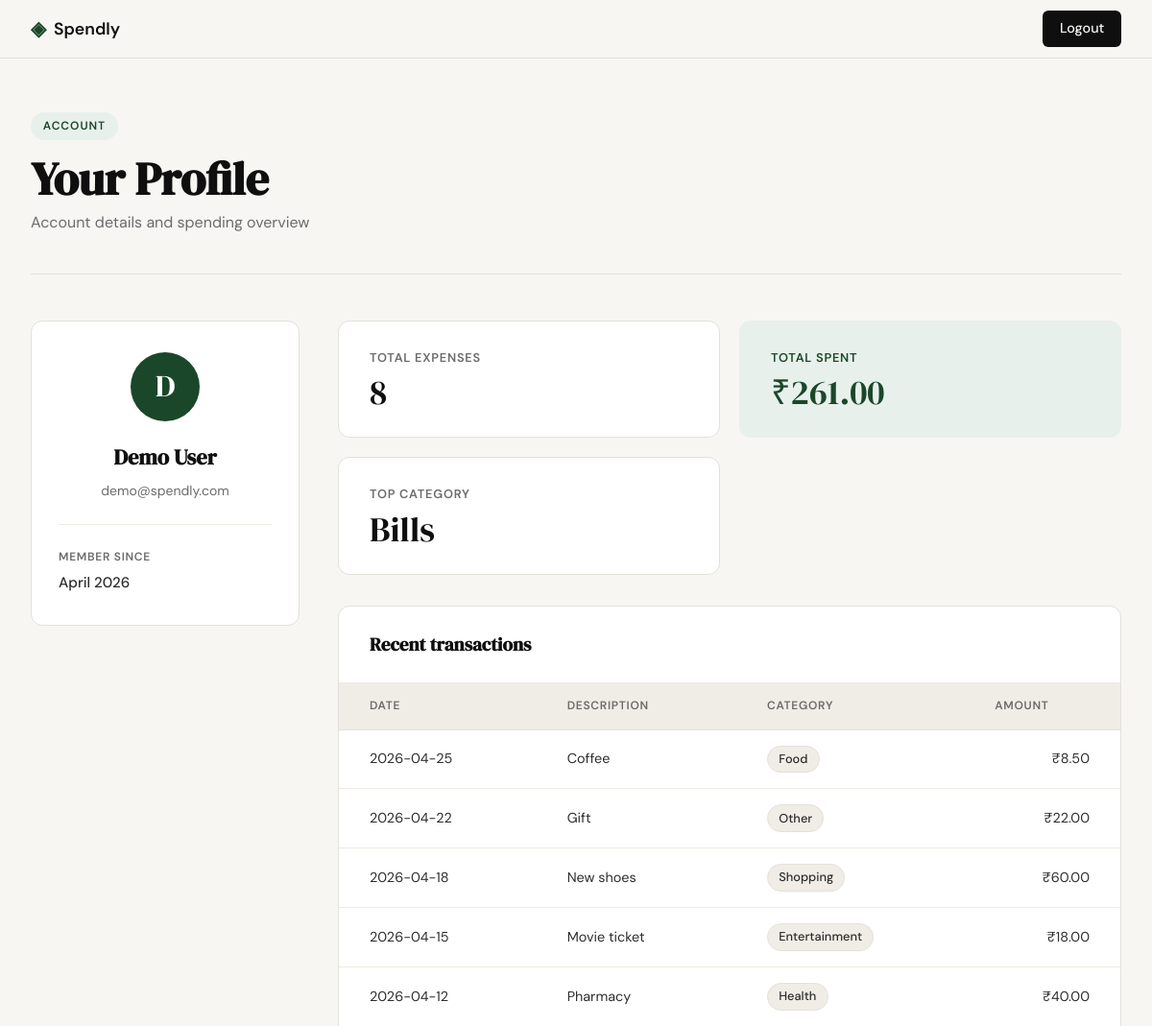
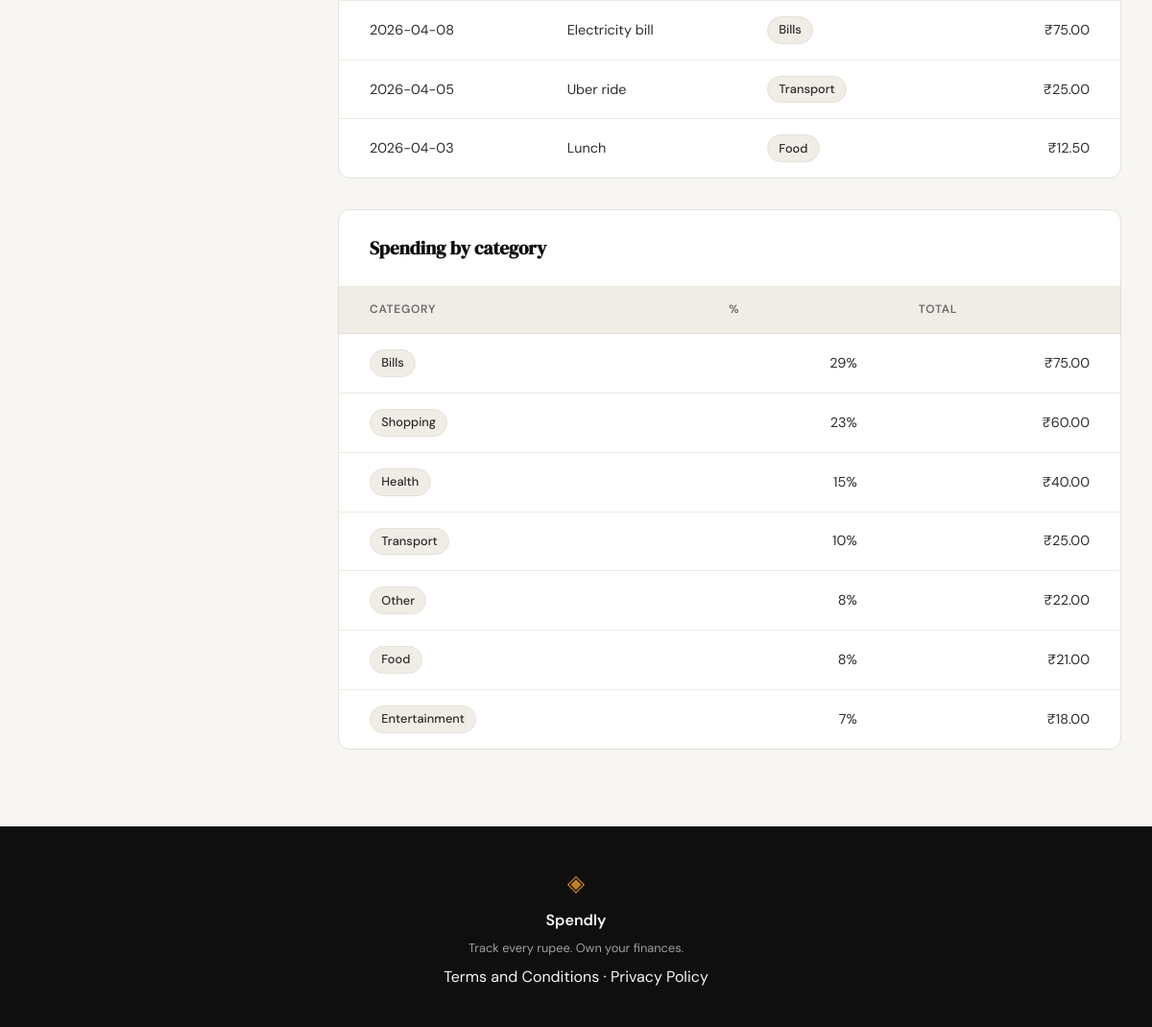
Screenshot of /profile (signed in) with the database file from the repository (2 pictures, top to bottom).
### tables this page shows
CREATE TABLE users (
                id            INTEGER PRIMARY KEY AUTOINCREMENT,
                name          TEXT NOT NULL,
                email         TEXT UNIQUE NOT NULL,
                password_hash TEXT NOT NULL,
                created_at    TEXT DEFAULT (datetime('now'))
            );

CREATE TABLE expenses (
                id          INTEGER PRIMARY KEY AUTOINCREMENT,
                user_id     INTEGER NOT NULL,
                amount      REAL NOT NULL,
                category    TEXT NOT NULL,
                date        TEXT NOT NULL,
                description TEXT,
                created_at  TEXT DEFAULT (datetime('now')),
                FOREIGN KEY (user_id) REFERENCES users(id)
            );

### app.py (the view)
@app.route("/profile")
def profile():
    if not session.get("user_id"):
        return redirect(url_for("login"))
    user         = queries_get_user_by_id(session["user_id"])
    summary      = get_summary_stats(session["user_id"])
    transactions = get_recent_transactions(session["user_id"])
    breakdown    = get_category_breakdown(session["user_id"])
    return render_template(
        "profile.html",
        user=user,
        summary=summary,
        transactions=transactions,
        breakdown=breakdown,
    )

### database/db.py (called while the page is built)
def get_db():
    conn = sqlite3.connect(DB_PATH)
    conn.row_factory = sqlite3.Row
    conn.execute("PRAGMA foreign_keys = ON")
    return conn

### database/queries.py (called while the page is built)
def get_user_by_id(user_id):
    conn = get_db()
    try:
        cur = conn.execute(
            "SELECT name, email, created_at FROM users WHERE id = ?",
            (user_id,),
        )
        row = cur.fetchone()
    finally:
        conn.close()
    if row is None:
        return None
    raw = row["created_at"]
    for fmt in ("%Y-%m-%d %H:%M:%S", "%Y-%m-%dT%H:%M:%S", "%Y-%m-%d"):
        try:
            member_since = datetime.strptime(raw, fmt).strftime("%B %Y")
            break
        except ValueError:
            continue
    else:
        member_since = raw
    return {
        "name":         row["name"],
        "email":        row["email"],
        "member_since": member_since,
    }

def get_summary_stats(user_id):
    db = get_db()
    try:
        row = db.execute(
            "SELECT COALESCE(SUM(amount), 0.0), COUNT(*) FROM expenses WHERE user_id = ?",
            (user_id,),
        ).fetchone()
        total_spent = float(row[0])
        transaction_count = int(row[1])
        top_row = db.execute(
            "SELECT category FROM expenses WHERE user_id = ? "
            "GROUP BY category ORDER BY SUM(amount) DESC LIMIT 1",
            (user_id,),
        ).fetchone()
        return {
            "total_spent":       total_spent,
            "transaction_count": transaction_count,
            "top_category":      top_row[0] if top_row is not None else "—",
        }
    finally:
        db.close()

def get_recent_transactions(user_id, limit=10):
    conn = get_db()
    try:
        cur = conn.execute(
            """
            SELECT date, description, category, amount
            FROM expenses
            WHERE user_id = ?
            ORDER BY date DESC
            LIMIT ?
            """,
            (user_id, limit),
        )
        rows = cur.fetchall()
        return [
            {
                "date":        row["date"],
                "description": row["description"],
                "category":    row["category"],
                "amount":      float(row["amount"]),
            }
            for row in rows
        ]
    finally:
        conn.close()

### templates/profile.html (shortened to what this page needs)
{% extends "base.html" %}
{% block head %}
<link rel="stylesheet" href="{{ url_for('static', filename='css/profile.css') }}">
{% endblock %}
{% block content %}
<div class="profile-page">
  <div class="profile-header">
    <span class="profile-badge">Account</span>
    <h1 class="profile-title">Your Profile</h1>
    <p class="profile-subtitle">Account details and spending overview</p>
  </div>
  <div class="profile-body">
    <aside class="profile-sidebar">
      <div class="profile-card">
        <div class="profile-avatar">{{ user.name[0] | upper }}</div>
        <h2 class="profile-name">{{ user.name }}</h2>
        <p class="profile-email">{{ user.email }}</p>
        <div class="profile-divider"></div>
        <dl class="profile-meta">
          <dt class="profile-meta-label">Member since</dt>
          <dd class="profile-meta-value">{{ user.member_since }}</dd>
        </dl>
      </div>
    </aside>
    <section class="profile-main">
      <div class="profile-tiles">
        <div class="profile-tile">
          <span class="profile-tile-label">Total expenses</span>
          <span class="profile-tile-value">{{ summary.transaction_count }}</span>
        </div>
        <div class="profile-tile profile-tile-accent">
          <span class="profile-tile-label">Total spent</span>
          <span class="profile-tile-value">₹{{ "%.2f"|format(summary.total_spent) }}</span>
        </div>
        <div class="profile-tile">
          <span class="profile-tile-label">Top category</span>
          <span class="profile-tile-value">{{ summary.top_category }}</span>
        </div>
      </div>
      <div class="profile-section">
        <h3 class="profile-section-title">Recent transactions</h3>
        {% if transactions %}
        <div class="profile-table-wrap">
          <table class="profile-table">
            <thead>
              <tr>
                <th>Date</th>
                <th>Description</th>
                <th>Category</th>
                <th class="align-right">Amount</th>
              </tr>
            </thead>
            <tbody>
              {% for tx in transactions %}
              <tr>
                <td>{{ tx.date }}</td>
                <td>{{ tx.description }}</td>
                <td><span class="cat-pill">{{ tx.category }}</span></td>
                <td class="align-right">₹{{ "%.2f"|format(tx.amount) }}</td>
              </tr>
              {% endfor %}
            </tbody>
          </table>
        </div>
        {% else %}
        <div class="profile-empty">
          <p class="profile-empty-text">No transactions recorded yet.</p>
        </div>
        {% endif %}
      </div>
      <div class="profile-section">
        <h3 class="profile-section-title">Spending by category</h3>
        {% if breakdown %}
        <div class="profile-table-wrap">
          <table class="profile-table">
            <thead>
              <tr>
                <th>Category</th>
                <th class="align-right">%</th>
                <th class="align-right">Total</th>
              </tr>
            </thead>
            <tbody>
              {% for row in breakdown %}
              <tr>
                <td><span class="cat-pill">{{ row.name }}</span></td>
                <td class="align-right">{{ row.pct }}%</td>
                <td class="align-right">₹{{ "%.2f"|format(row.amount) }}</td>
              </tr>
              {% endfor %}
            </tbody>
          </table>
        </div>
        {% else %}
        <div class="profile-empty">
          <p class="profile-empty-text">No expenses recorded yet.</p>
        </div>
        {% endif %}
      </div>
    </section>
  </div>
</div>
{% endblock %}

### static/css/style.css (style rules this page uses)
:root { --ink: #0f0f0f; --ink-soft: #2d2d2d; --ink-muted: #6b6b6b; --ink-faint: #a0a0a0; --paper: #f7f6f3; --paper-warm: #f0ede6; --paper-card: #ffffff; --accent: #1a472a; --accent-light: #e8f0eb; --accent-2: #c17f24; --accent-2-light: #fdf3e3; --danger: #c0392b; --danger-light: #fdecea; --border: #e4e1da; --border-soft: #eeebe4; --font-display: 'DM Serif Display', Georgia, serif; --font-body: 'DM Sans', system-ui, sans-serif; --max-width: 1200px; --auth-width: 440px; --radius-sm: 6px; --radius-md: 12px; --radius-lg: 20px; }
*, *::before, *::after { box-sizing: border-box; margin: 0; padding: 0; }
html { font-size: 16px; scroll-behavior: smooth; }
body { background: var(--paper); color: var(--ink); font-family: var(--font-body); font-size: 1rem; line-height: 1.6; -webkit-font-smoothing: antialiased; }

### rows the page displays
users: name "D", name "Demo User", email "demo@spendly.com"
expenses: top_category "Bills", date "2026-04-08", description "Electricity bill", category "Bills", amount "75.00", name "Bills", pct "29"
expenses: date "2026-04-25", description "Coffee", category "Food", amount "8.50"
expenses: date "2026-04-22", description "Gift", category "Other", amount "22.00", name "Other", pct "8"
expenses: date "2026-04-18", description "New shoes", category "Shopping", amount "60.00", name "Shopping", pct "23"
expenses: date "2026-04-15", description "Movie ticket", category "Entertainment", amount "18.00", name "Entertainment", pct "7"
expenses: date "2026-04-12", description "Pharmacy", category "Health", amount "40.00", name "Health", pct "15"
expenses: date "2026-04-05", description "Uber ride", category "Transport", amount "25.00", name "Transport", pct "10"
expenses: date "2026-04-03", description "Lunch", category "Food", amount "12.50"

### other values shown
{{ user.member_since }} "April 2026"
{{ summary.transaction_count }} "8"
{{ "%.2f"|format(summary.total_spent) }} "261.00"
{{ row.name }} "Food"
{{ row.pct }} "8"
{{ "%.2f"|format(row.amount) }} "21.00"
